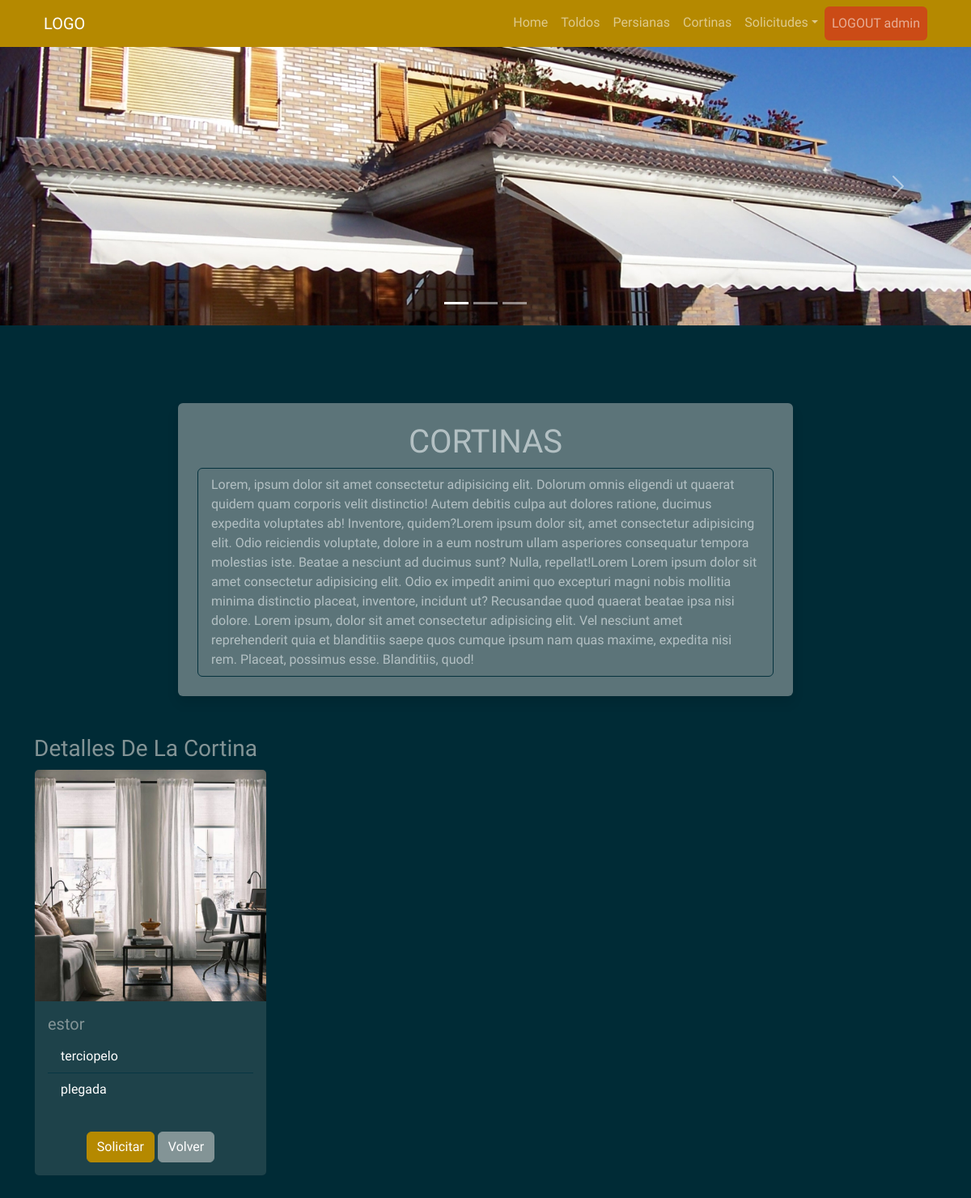
The app's page /cortinas_user (signed in) with its own data.
### myapp/models.py (models this page shows)
    class Cortina(db.Model):
        __tablename__ = "Cortina"  # Nombre de la tabla que se crea
        Cortina_id = db.Column("cortina_id", db.Integer, Sequence(
            'cortina_id_seq'),  primary_key=True)
        Tipo = db.Column(db.String(20))
        Tejido = db.Column(db.String(30))
        Estilo = db.Column(db.String(30))
        Imagen = db.Column(db.String(30))

### myapp/views.py (the view)
    @app.route("/cortinas_user", methods=["GET", "POST"])
    def cortinas_user():
        list_cortina = db_access["list_cortinas"]
        cortinas = list_cortina()
        usuario = session['usuario']
        usu = usuario
        return render_template("user/cortinas/cortinas_user.html", cortinas=cortinas, usu=usu)

### myapp/templates/user/cortinas/cortinas_user.html (shortened to what this page needs)
<!DOCTYPE html>
<html>
<head>
    <link href="https://cdn.jsdelivr.net/npm/bootstrap@5.1.3/dist/css/bootstrap.min.css" rel="stylesheet"
>
    <link rel="stylesheet" href="../static/style/bootstrap.min(8).css">
    <link href="https://cdnjs.cloudflare.com/ajax/libs/font-awesome/4.0.3/css/font-awesome.css" rel="stylesheet">
</head>
<body>
    {% include 'includes/navbar_user.html' %}
    <div id="carouselExampleIndicators" class="carousel slide" data-bs-ride="carousel">
        <ol class="carousel-indicators">
            <li data-bs-target="#carouselExampleIndicators" data-bs-slide-to="0" class="active"></li>
            <li data-bs-target="#carouselExampleIndicators" data-bs-slide-to="1"></li>
            <li data-bs-target="#carouselExampleIndicators" data-bs-slide-to="2"></li>
        </ol>
        <div class="carousel-inner">
            <div class="carousel-item active">
                <img src="../static/style/img/carrousel/6.jpg" class="d-block w-100" alt="..."
                    style="max-width:100%;height:auto;">
            </div>
        </div>
        <a class="carousel-control-prev" href="#carouselExampleIndicators" role="button" data-bs-slide="prev">
            <span class="carousel-control-prev-icon" aria-hidden="true"></span>
        </a>
        <a class="carousel-control-next" href="#carouselExampleIndicators" role="button" data-bs-slide="next">
            <span class="carousel-control-next-icon" aria-hidden="true"></span>
        </a>
    </div>
    <section class="pt-5 pb-5">
        <div class="container">
            <div class="row justify-content-center mt-5">
                <div class="col-8 bg-secondary p-4 rounded shadow text-white" style="opacity: 0.7;">
                    <h1 class=" row justify-content-center ">CORTINAS</h1>
                    <ul class="list-group">
                        <li class="list-group-item">Lorem, ipsum dolor sit amet consectetur adipisicing elit. Dolorum
                            omnis
                            eligendi ut quaerat quidem quam corporis velit distinctio! Autem debitis culpa aut dolores
                            ratione, ducimus expedita voluptates ab! Inventore, quidem?Lorem ipsum dolor sit, amet
                            consectetur adipisicing elit. Odio reiciendis voluptate, dolore in a eum nostrum ullam
                            asperiores consequatur tempora molestias iste. Beatae a nesciunt ad ducimus sunt? Nulla,
                            repellat!Lorem Lorem ipsum dolor sit amet consectetur adipisicing elit. Odio ex impedit
                            animi
                            quo excepturi magni nobis mollitia minima distinctio placeat, inventore, incidunt ut?
                            Recusandae
                            quod quaerat beatae ipsa nisi dolore. Lorem ipsum, dolor sit amet consectetur adipisicing
                            elit.
                            Vel nesciunt amet reprehenderit quia et blanditiis saepe quos cumque ipsum nam quas maxime,
                            expedita nisi rem. Placeat, possimus esse. Blanditiis, quod!</li>
                    </ul>
                </div>
            </div>
            <div class="row mt-5">
                {% for cortina in cortinas %}
                <div class="col-4">
                    <p class="list-group">
                    <h3>Detalles De La Cortina</h3>
                    <div class="card" style="width: 18rem;">
                        <img src="../static/style/img/{{cortina.Imagen}}" class="card-img-top" alt="...">
                        <div class="card-body">
                            <h5 class="card-title">
                                {{cortina.Tipo}}
                            </h5>
                            <ul class="list-group list-group-flush">
                                <li class="list-group-item">
                                    {{cortina.Tejido}}
                                </li>
                                <li class="list-group-item">
                                    {{cortina.Estilo}}
                                </li>
                            </ul>
                        </div>
                        <div class="card-body mx-auto">
                            <a class="btn btn-primary" href="/details_cortina/{{cortina.Cortina_id}}">Solicitar</a>
                            <a class="btn btn-secondary" href="#">Volver</a>
                        </div>
                    </div>
                    </p>
                </div>
                {% endfor %}
            </div>
        </div>
    </section>
</body>
</html>

### records on screen
Cortina: Imagen (picture), Tipo "estor", Tejido "terciopelo", Estilo "plegada"

### other values on screen
{{ usu }} "admin"
